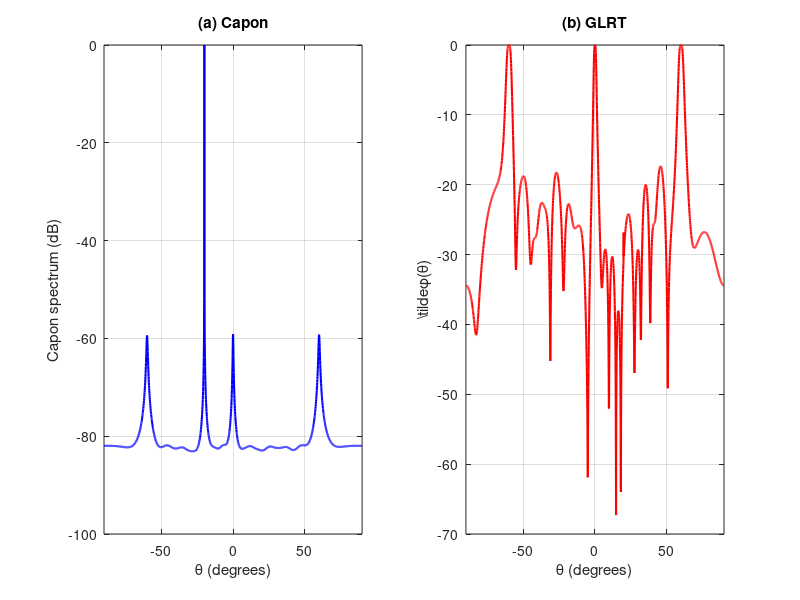

Source code (MATLAB):



clc;
clear all;
close all;

rng(42); 
addpath('./functions');

clear; clc; close all;

%% 参数设置（与论文一致，但提高分辨率）
M = 20;                     % 天线数（提高分辨率，使三峰分离）
N = 256;                    % 快拍数
c = 1;                      % 发射功率常数
sigma2_dB = -10;            % 噪声功率 (dB)
sigma2 = 10^(sigma2_dB/10);
jammer_power = 1e6;         % 干扰功率 (60 dB)

% 目标
theta_targets = [-60, 0, 60];   % 度
beta = [1, 1, 1];

% 干扰
theta_jammer = 20;              % 度

% 角度扫描
theta_scan = -90:0.1:90;
L = length(theta_scan);

% 导向矢量函数 (均匀线阵，半波长间距)
a_func = @(theta) exp(1j * pi * (0:M-1)' * sind(theta));
ac_func = @(theta) conj(a_func(theta));

%% 生成发射信号 x(n) ~ CN(0, (c/M)*I)

x = sqrt(c/M) * (randn(M, N) + 1j*randn(M, N)) / sqrt(2);

%% 生成目标回波
y_target = zeros(M, N);
for k = 1:length(theta_targets)
    a = a_func(theta_targets(k));
    ac = ac_func(theta_targets(k));
    y_target = y_target + beta(k) * conj(a) * (a' * x);
end

%% 生成干扰回波
jam = sqrt(jammer_power) * (randn(1, N) + 1j*randn(1, N)) / sqrt(2);
ac_jammer = ac_func(-theta_jammer);
y_jammer = ac_jammer * jam;

%% 生成噪声
w = sqrt(sigma2) * (randn(M, N) + 1j*randn(M, N)) / sqrt(2);

%% 总接收信号
y = y_target + y_jammer + w;

%% 样本协方差矩阵
Rxx = (x * x') / N;
Ryy = (y * y') / N;
Ryx = (y * x') / N;

%% 预计算 Ryy 的逆（用于 GLRT 分子和 Capon）
inv_Ryy = inv(Ryy);

%% 存储结果
GLRT = zeros(L, 1);
Capon = zeros(L, 1);

%% 扫描每个角度
for idx = 1:L
    theta = theta_scan(idx);
    a = a_func(theta);       % 发射导向矢量 M×1
    ac = ac_func(theta);     % 接收导向矢量 M×1

    % ========== GLRT 严格按公式(29)-(31)计算 ==========
    % 分子: a^* Ryy^{-1} a
    num = a' / Ryy * a;
    % 分母: a^* Rxx a
    denom = a.' * Rxx * ac;
    if denom < 1e-12
        GLRT(idx) = NaN;
        continue;
    end
    % 构造 Q = Ryy - (Ryx * a * a' * Ryx') / denom
    Q = Ryy - (Ryx * ac * a.' * Ryx') / denom;

    % 对 Q 求逆，加入极小正则化确保数值稳定
    reg = 1e-10 * trace(Q) / M;
    inv_Q = inv(Q + reg * eye(M));

    % 分母项: a^* Q^{-1} a
    denom_GLRT = a' / Q * a;

    GLRT(idx) = 1 - num / denom_GLRT;
    % ========== Capon 谱 ==========
    Capon(idx) = 1 / (a.'/ Ryy * ac);

    % % ========== Capon 空间谱 —— 严格按照公式(36) ==========
    % % 分子: a^* Ryy^{-1} Ryx ac
    % num_capon = a' / Ryy * Ryx * ac;   % 标量
    % % 分母: a^* Ryy^{-1} a  *  a^T Rxx ac
    % denom_capon = (a' / Ryy * a) * (a.' * Rxx * ac);
    % % Capon 谱值
    % Capon(idx) = abs(num_capon) / denom_capon;   % 通常取模平方，保证为正

end


%% 绘图
% figure(1);
% 
% plot(theta_scan,  pow2db(Capon/max(Capon)) , 'b-', 'LineWidth', 1.5); hold on;
% plot(theta_scan, pow2db(abs(GLRT)/max(abs(GLRT))) , 'r--', 'LineWidth', 1.5); hold on;
% xlabel('\theta (degrees)');
% ylabel('spectrum (dB)');
% grid on; 
% xlim([-90, 90]);
% legend('Capon spectrum (dB)', 'GLRT spectrum (dB)' );


figure(2);
% (a) Capon 空间谱 (dB)
subplot(1,2,1);
plot(theta_scan, pow2db(Capon/max(Capon)), 'b-', 'LineWidth', 1.5);
xlabel('\theta (degrees)');
ylabel('Capon spectrum (dB)');
title('(a) Capon');
grid on; xlim([-90, 90]);

% (b) GLRT 伪谱
subplot(1,2,2);
plot(theta_scan, pow2db(abs(GLRT)/max(abs(GLRT))), 'r-', 'LineWidth', 1.5);
xlabel('\theta (degrees)');
ylabel('\tilde{\phi}(\theta)');
title('(b) GLRT');
grid on; xlim([-90, 90]);
